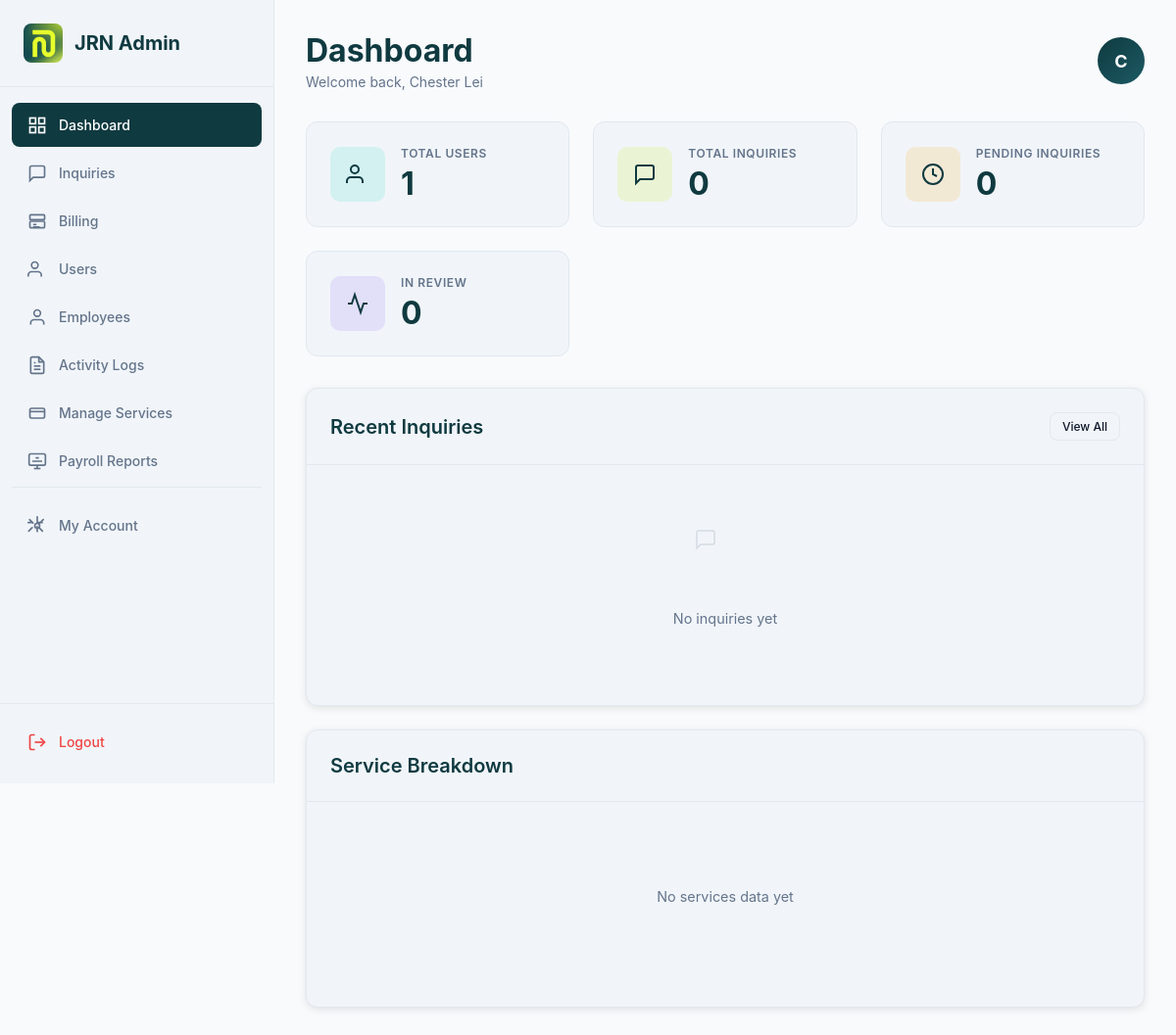
Before: /admin/index-admin.php (signed in) with the older database file.
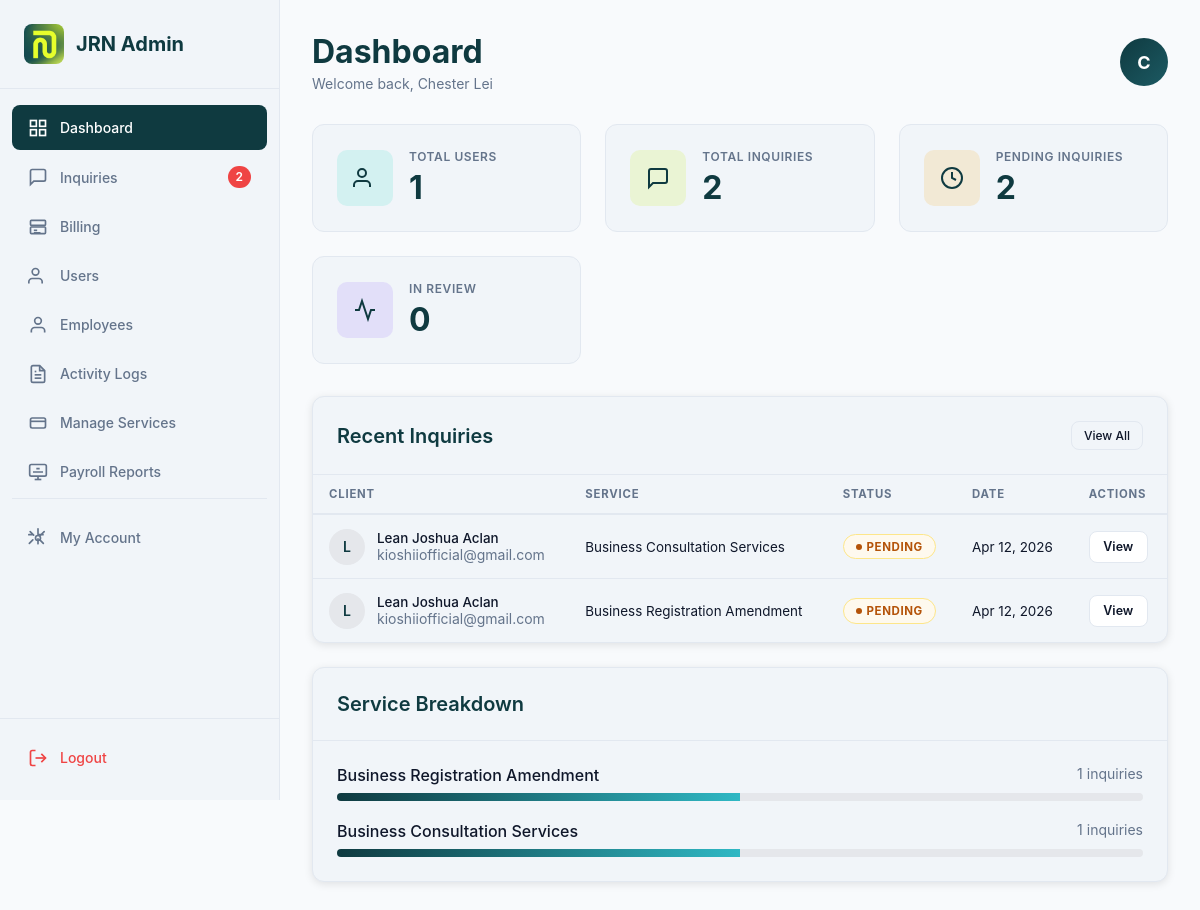
After: the same page with the newer database file.
### tables this page shows
CREATE TABLE `employees` (
  `id` int(11) NOT NULL,
  `account_number` varchar(20) DEFAULT NULL,
  `email` varchar(255) NOT NULL,
  `phone` varchar(20) DEFAULT NULL,
  `password` varchar(255) NOT NULL,
  `first_name` varchar(100) NOT NULL,
  `last_name` varchar(100) NOT NULL,
  `position` varchar(100) DEFAULT NULL,
  `department` varchar(100) DEFAULT NULL,
  `role` enum('admin','employee') DEFAULT 'employee',
  `status` enum('active','inactive','archived') DEFAULT 'active',
  `created_at` timestamp NOT NULL DEFAULT current_timestamp(),
  `updated_at` timestamp NOT NULL DEFAULT current_timestamp() ON UPDATE current_timestamp()
);

CREATE TABLE `inquiries` (
  `id` int(11) NOT NULL,
  `inquiry_number` varchar(20) DEFAULT NULL,
  `qr_code_path` varchar(500) DEFAULT NULL COMMENT 'Path to stored QR code image',
  `user_id` int(11) NOT NULL,
  `service_name` varchar(255) NOT NULL,
  `processing_type` enum('standard','priority','express','rush','same_day') NOT NULL DEFAULT 'standard',
  `base_price` decimal(10,2) NOT NULL DEFAULT 0.00,
  `price` decimal(10,2) NOT NULL DEFAULT 0.00,
  `additional_notes` text DEFAULT NULL,
  `status` enum('pending','in_review','completed','rejected') DEFAULT 'pending',
  `rejection_reason` text DEFAULT NULL,
  `created_at` timestamp NOT NULL DEFAULT current_timestamp(),
  `updated_at` timestamp NOT NULL DEFAULT current_timestamp() ON UPDATE current_timestamp()
);

CREATE TABLE `users` (
  `id` int(11) NOT NULL,
  `account_number` varchar(20) DEFAULT NULL,
  `fullname` varchar(100) NOT NULL,
  `first_name` varchar(50) DEFAULT NULL,
  `last_name` varchar(50) DEFAULT NULL,
  `username` varchar(50) DEFAULT NULL,
  `phone` varchar(20) DEFAULT NULL,
  `address` varchar(255) DEFAULT NULL,
  `city` varchar(100) DEFAULT NULL,
  `state` varchar(100) DEFAULT NULL,
  `postal_code` varchar(20) DEFAULT NULL,
  `email` varchar(150) NOT NULL,
  `password` varchar(255) NOT NULL,
  `verification_token` varchar(64) NOT NULL,
  `is_verified` tinyint(1) NOT NULL DEFAULT 0,
  `role` enum('user','admin') NOT NULL DEFAULT 'user',
  `status` enum('active','inactive','suspended') NOT NULL DEFAULT 'active',
  `created_at` timestamp NOT NULL DEFAULT current_timestamp(),
  `reset_token` varchar(255) DEFAULT NULL,
  `reset_expires` datetime DEFAULT NULL
);

### admin/index-admin.php (the view, shortened to what the rows shown need)
<?php
require_once '../connection/dbconn.php';
$stmt = $conn->prepare("
    SELECT i.*, u.first_name, u.last_name, u.email
    FROM inquiries i
    JOIN users u ON i.user_id = u.id
    ORDER BY i.created_at DESC
    LIMIT 10
");
$stmt->execute();
$recent_inquiries = $stmt->get_result()->fetch_all(MYSQLI_ASSOC);
$admin = null;
if (isset($_SESSION['account_type']) && $_SESSION['account_type'] === 'employee') {
    $stmt = $conn->prepare("SELECT * FROM employees WHERE id = ?");
    $stmt->bind_param("i", $_SESSION['user_id']);
    $stmt->execute();
    $admin = $stmt->get_result()->fetch_assoc();
} else {
    $stmt = $conn->prepare("SELECT * FROM users WHERE id = ?");
    $stmt->bind_param("i", $_SESSION['user_id']);
    $stmt->execute();
    $admin = $stmt->get_result()->fetch_assoc();
}
?>
<!DOCTYPE html>
<html lang="en">
<head>
    <link rel="stylesheet" href="assets/css/index-admin.css">
    <link rel="stylesheet" href="assets/css/logout-modal.css">
</head>
<body>
    <aside class="sidebar">
        <div class="sidebar-header">
            <div class="sidebar-logo">
                <h2>JRN Admin</h2>
            </div>
        </div>
    </aside>
    <main class="main-content">
        <header class="admin-header">
            <div class="admin-header-left">
                <h1>Dashboard</h1>
                <p class="header-subtitle">Welcome back, <?php echo htmlspecialchars($admin['first_name'] ?? 'Admin'); ?></p>
            </div>
            <div class="admin-header-right">
                <div class="avatar-circle"><?php echo strtoupper(substr($admin['first_name'] ?? 'A', 0, 1)); ?></div>
            </div>
        </header>
        <section class="card">
            <div class="card-header">
                <h2>Recent Inquiries</h2>
            </div>
            <?php if (count($recent_inquiries) > 0): ?>
                <table class="data-table">
                    <thead>
                        <tr>
                            <th>Client</th>
                            <th>Service</th>
                            <th>Status</th>
                            <th>Date</th>
                            <th>Actions</th>
                        </tr>
                    </thead>
                    <tbody>
                        <?php foreach ($recent_inquiries as $inq): ?>
                            <tr>
                                <td>
                                    <div class="user-cell">
                                        <div class="avatar-sm"><?php echo strtoupper(substr($inq['first_name'] ?? 'U', 0, 1)); ?></div>
                                        <div>
                                            <strong><?php echo htmlspecialchars(($inq['first_name'] ?? '') . ' ' . ($inq['last_name'] ?? '')); ?></strong>
                                            <small><?php echo htmlspecialchars($inq['email']); ?></small>
                                        </div>
                                    </div>
                                </td>
                                <td><?php echo htmlspecialchars($inq['service_name']); ?></td>
                                <td>
                                    <?php
                                    $class = match ($inq['status']) {
                                        'pending' => 'status-pending',
                                        'in_review' => 'status-in_review',
                                        'completed' => 'status-completed',
                                        'rejected' => 'status-rejected',
                                        default => 'status-in_review'
                                    };
                                    ?>
                                    <span class="status-badge <?php echo $class; ?>"><?php echo ucfirst(str_replace('_', ' ', $inq['status'])); ?></span>
                                </td>
                                <td><?php echo date('M d, Y', strtotime($inq['created_at'])); ?></td>
                                <td><a href="inquiries-admin.php" class="btn-view">View</a></td>
                            </tr>
                        <?php endforeach; ?>
                    </tbody>
                </table>
            <?php endif; ?>
        </section>
        <section class="card">
            <div class="card-header">
                <h2>Service Breakdown</h2>
            </div>
        </section>
    </main>
</body>
</html>

Changed rows visible on the page:
added inquiries: user.first_name "L", user.last_name "Lean Joshua Aclan", user.email "kioshiiofficial@gmail.com", service_name "Business Consultation Services", status "PENDING", created_at "Apr 12, 2026"
added inquiries: user.first_name "L", user.last_name "Lean Joshua Aclan", user.email "kioshiiofficial@gmail.com", service_name "Business Registration Amendment", status "PENDING", created_at "Apr 12, 2026"
Other visible differences:
$stats['pending_inquiries']: (not shown) → "2"
$stats['total_inquiries']: "0" → "2"
$stats['pending_inquiries']: "0" → "2"
text no longer shown: "No inquiries yet No services data yet"
text now shown: "CLIENT SERVICE STATUS DATE ACTIONS"
new list line: "Business Registration Amendment 1 inquiries"
new list line: "Business Consultation Services 1 inquiries"
